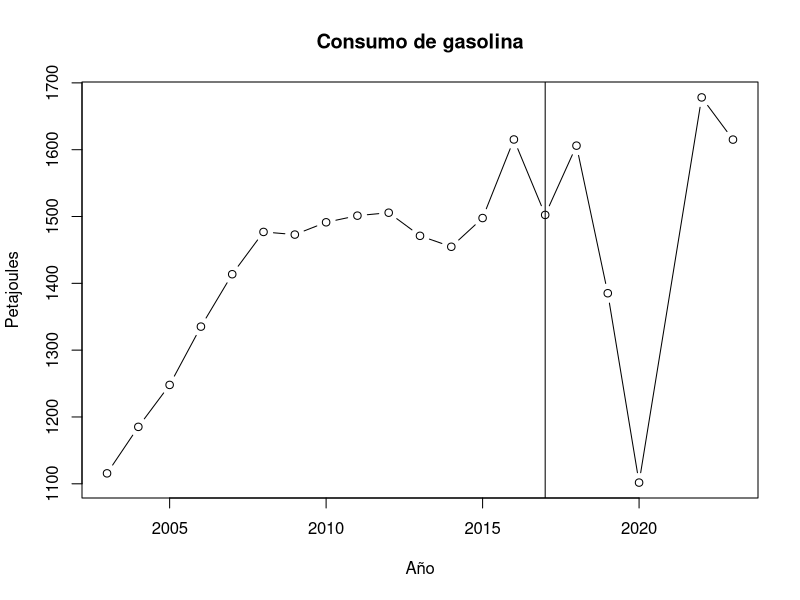
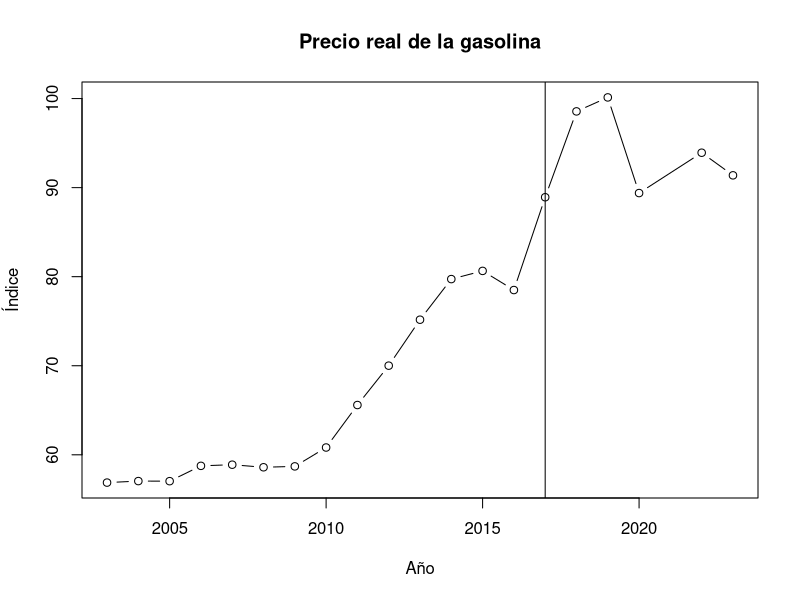
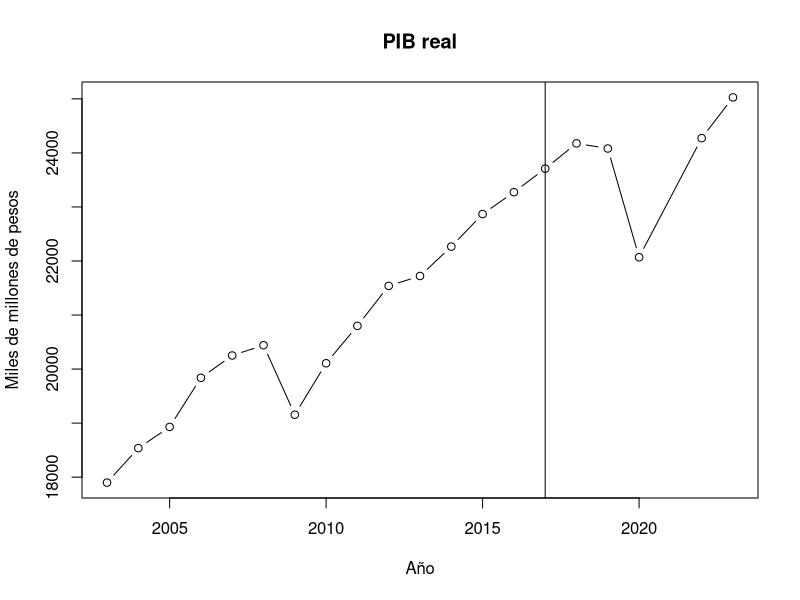
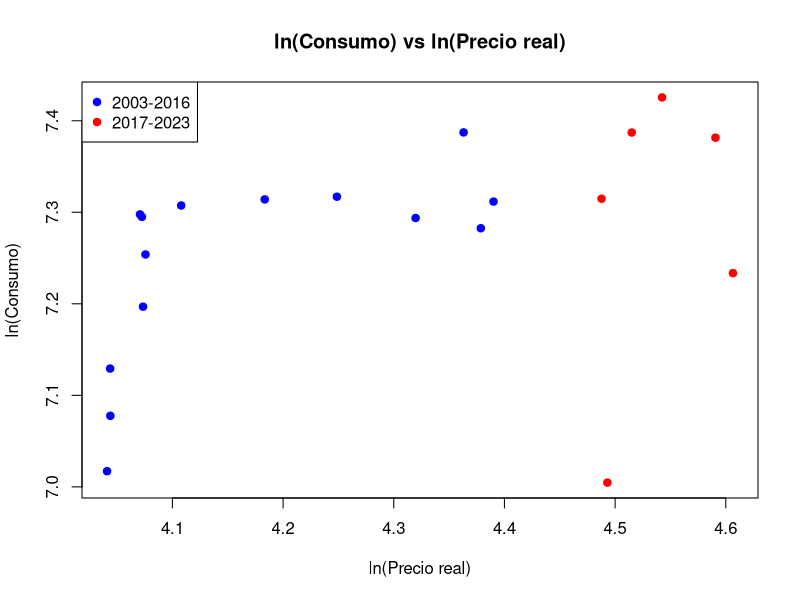
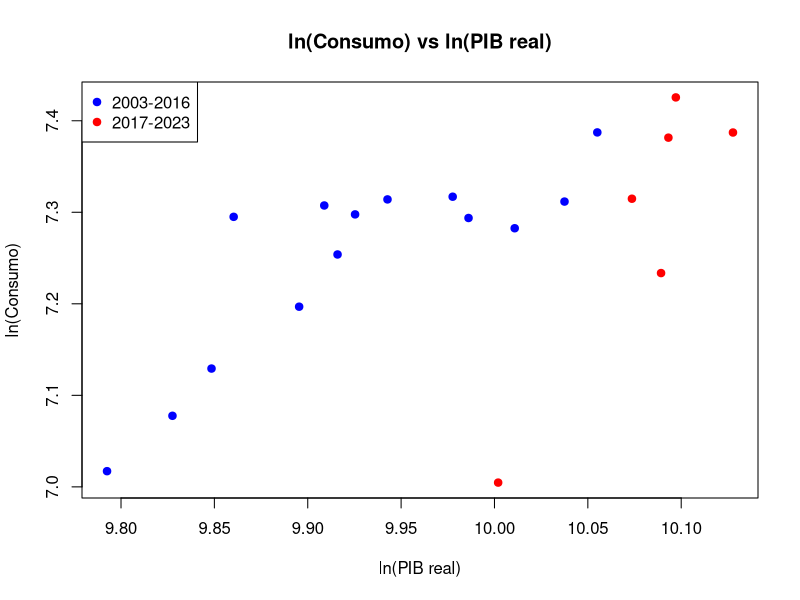

These charts were generated, in order, by the following R code:
## ---- chunk 1
library(readxl)
## ---- chunk 2
datos <- read_excel("DATOS_GASOLINA.xlsx", sheet = "datos_reales")
head(datos)
## ---- chunk 3
datos <- datos[datos$ano >= 2003 & datos$ano != 2021, ]
nrow(datos)
## ---- chunk 4
names(datos)
summary(datos)
## ---- chunk 5
plot(datos$ano, datos$consumo_gasolina_pj, type = "b",
     main = "Consumo de gasolina", xlab = "Año", ylab = "Petajoules")
abline(v = 2017)
## ---- chunk 6
plot(datos$ano, datos$precio_real_gasolina, type = "b",
     main = "Precio real de la gasolina", xlab = "Año", ylab = "Índice")
abline(v = 2017)
## ---- chunk 7
plot(datos$ano, datos$pib_real_mmdp, type = "b",
     main = "PIB real", xlab = "Año", ylab = "Miles de millones de pesos")
abline(v = 2017)
## ---- chunk 8
colores <- ifelse(datos$ano < 2017, "blue", "red")
## ---- chunk 9
plot(log(datos$precio_real_gasolina), log(datos$consumo_gasolina_pj),
     main = "ln(Consumo) vs ln(Precio real)", xlab = "ln(Precio real)", ylab = "ln(Consumo)",
     pch = 19, col = colores)
legend("topleft", legend = c("2003-2016", "2017-2023"), col = c("blue", "red"), pch = 19)
## ---- chunk 10
plot(log(datos$pib_real_mmdp), log(datos$consumo_gasolina_pj),
     main = "ln(Consumo) vs ln(PIB real)", xlab = "ln(PIB real)", ylab = "ln(Consumo)",
     pch = 19, col = colores)
legend("topleft", legend = c("2003-2016", "2017-2023"), col = c("blue", "red"), pch = 19)
## ---- chunk 11
datos$ln_consumo <- log(datos$consumo_gasolina_pj)
datos$ln_precio  <- log(datos$precio_real_gasolina)
datos$ln_pib     <- log(datos$pib_real_mmdp)
## ---- chunk 12
modelo_simple <- lm(ln_consumo ~ ln_precio, datos)
summary(modelo_simple)
## ---- chunk 13
modelo <- lm(ln_consumo ~ ln_precio + ln_pib, datos)
summary(modelo)
## ---- chunk 14
n <- nrow(datos)
k <- 3
gl <- n - k

t_tablas <- qt(0.975, gl)
t_tablas

F_tablas <- qf(0.95, k - 1, gl)
F_tablas
## ---- chunk 15
R2 <- summary(modelo)$r.squared
F_calc <- (R2 / (k - 1)) / ((1 - R2) / gl)
F_calc
## ---- chunk 16
confint(modelo, level = 0.95)
## ---- chunk 17
tabla <- summary(modelo)$coefficients
tabla
## ---- chunk 18
b2  <- tabla["ln_precio", "Estimate"]
ee2 <- tabla["ln_precio", "Std. Error"]

t_precio <- (b2 - (-1)) / ee2
t_precio
## ---- chunk 19
b3  <- tabla["ln_pib", "Estimate"]
ee3 <- tabla["ln_pib", "Std. Error"]

t_pib <- (b3 - 1) / ee3
t_pib
## ---- chunk 20
SCR_R <- sum(residuals(modelo)^2)
SCR_R
## ---- chunk 21
antes <- datos[datos$ano < 2017, ]
modelo_antes <- lm(ln_consumo ~ ln_precio + ln_pib, antes)
summary(modelo_antes)
## ---- chunk 22
SCR_1 <- sum(residuals(modelo_antes)^2)
SCR_1
## ---- chunk 23
despues <- datos[datos$ano >= 2017, ]
modelo_despues <- lm(ln_consumo ~ ln_precio + ln_pib, despues)
summary(modelo_despues)
## ---- chunk 24
SCR_2 <- sum(residuals(modelo_despues)^2)
SCR_2
## ---- chunk 25
SCR_NR <- SCR_1 + SCR_2
SCR_NR
## ---- chunk 26
n1 <- nrow(antes)
n2 <- nrow(despues)

F_chow <- ((SCR_R - SCR_NR) / k) / (SCR_NR / (n1 + n2 - 2 * k))
F_chow
## ---- chunk 27
F_critico <- qf(0.95, k, n1 + n2 - 2 * k)
F_critico
## ---- chunk 28
var1 <- SCR_1 / (n1 - k)
var2 <- SCR_2 / (n2 - k)

F_var <- var2 / var1
F_var
## ---- chunk 29
qf(0.95, n2 - k, n1 - k)
## ---- chunk 30
escenarios <- data.frame(
  ln_precio = log(c(91.38, 91.38 * 1.10)),
  ln_pib    = log(c(25027.2, 25027.2))
)
escenarios
## ---- chunk 31
pred_media <- predict(modelo, escenarios, interval = "confidence", level = 0.95)
pred_media
## ---- chunk 32
pred_individual <- predict(modelo, escenarios, interval = "prediction", level = 0.95)
pred_individual
## ---- chunk 33
exp(pred_media)
exp(pred_individual)
## ---- chunk 34
library(knitr)
## ---- chunk 35
fuentes <- read_excel("DATOS_GASOLINA.xlsx", sheet = "fuentes")

tabla1 <- data.frame(
  Variable = c("Consumo de gasolina", "Precio real de la gasolina", "PIB real"),
  Unidad = c("Petajoules", "Índice (2018 = 100)", "Miles de millones de pesos"),
  Fuente = c(fuentes$fuente[1], "INEGI, INPC (gasolina de bajo octanaje / índice general)", fuentes$fuente[4])
)
kable(tabla1, caption = "Tabla 1. Variables y fuentes")
## ---- chunk 36
tabla2 <- data.frame(
  Variable = c("Consumo de gasolina (PJ)", "Precio real de la gasolina", "PIB real (miles de millones)"),
  Media = c(mean(datos$consumo_gasolina_pj), mean(datos$precio_real_gasolina), mean(datos$pib_real_mmdp)),
  Desv_estandar = c(sd(datos$consumo_gasolina_pj), sd(datos$precio_real_gasolina), sd(datos$pib_real_mmdp)),
  Minimo = c(min(datos$consumo_gasolina_pj), min(datos$precio_real_gasolina), min(datos$pib_real_mmdp)),
  Maximo = c(max(datos$consumo_gasolina_pj), max(datos$precio_real_gasolina), max(datos$pib_real_mmdp))
)
kable(tabla2, digits = 2, caption = "Tabla 2. Estadística descriptiva (2003-2023 sin 2021, n = 20)")
## ---- chunk 37
ic <- confint(modelo, level = 0.95)

tabla3 <- data.frame(
  Variable = c("Constante", "ln(Precio real)", "ln(PIB real)"),
  Coeficiente = tabla[, "Estimate"],
  Error_estandar = tabla[, "Std. Error"],
  t = tabla[, "t value"],
  p_valor = formatC(tabla[, "Pr(>|t|)"], format = "f", digits = 5),
  IC_inferior = ic[, 1],
  IC_superior = ic[, 2],
  row.names = NULL
)
kable(tabla3, digits = 4, caption = "Tabla 3. Estimación por MCO de la demanda de gasolina")
## ---- chunk 38
tabla4 <- data.frame(
  Indicador = c("R²", "R² ajustado", "Estadístico F", "p-valor de F", "Observaciones (n)", "Grados de libertad"),
  Valor = as.character(c(round(summary(modelo)$r.squared, 4),
                         round(summary(modelo)$adj.r.squared, 4),
                         round(F_calc, 2),
                         signif(pf(F_calc, k - 1, gl, lower.tail = FALSE), 3),
                         n,
                         gl))
)
kable(tabla4, caption = "Tabla 4. Bondad de ajuste del modelo")
## ---- chunk 39
simple <- summary(modelo_simple)$coefficients

tabla5 <- data.frame(
  Modelo = c("Simple (solo precio)", "Múltiple (precio y PIB)"),
  Elasticidad_precio = c(simple["ln_precio", "Estimate"], tabla["ln_precio", "Estimate"]),
  p_valor = c(simple["ln_precio", "Pr(>|t|)"], tabla["ln_precio", "Pr(>|t|)"]),
  R2_ajustado = c(summary(modelo_simple)$adj.r.squared, summary(modelo)$adj.r.squared)
)
kable(tabla5, digits = 4, caption = "Tabla 5. Efecto de incluir el PIB en el modelo")
## ---- chunk 40
estadistico <- c(F_calc, t_precio, t_pib, F_chow, F_var)
critico <- c(F_tablas, t_tablas, t_tablas, F_critico, qf(0.95, n2 - k, n1 - k))

tabla6 <- data.frame(
  Prueba = c("Significancia global (F)", "Elasticidad precio unitaria (t)", "Elasticidad ingreso unitaria (t)",
             "Cambio estructural en 2017 (Chow)", "Varianzas iguales entre periodos (F)"),
  H0 = c("β2 = β3 = 0", "β2 = -1", "β3 = 1", "Sin cambio estructural", "σ1² = σ2²"),
  Estadistico = estadistico,
  Valor_critico = critico,
  Decision = ifelse(abs(estadistico) > critico, "Se rechaza H0", "No se rechaza H0")
)
kable(tabla6, digits = 3, caption = "Tabla 6. Pruebas de hipótesis (5% de significancia)")
## ---- chunk 41
antes_coef   <- summary(modelo_antes)$coefficients
despues_coef <- summary(modelo_despues)$coefficients

tabla7 <- data.frame(
  Periodo = c("2003-2016", "2017-2023"),
  n = c(n1, n2),
  Elasticidad_precio = c(antes_coef["ln_precio", "Estimate"], despues_coef["ln_precio", "Estimate"]),
  p_precio = c(antes_coef["ln_precio", "Pr(>|t|)"], despues_coef["ln_precio", "Pr(>|t|)"]),
  Elasticidad_ingreso = c(antes_coef["ln_pib", "Estimate"], despues_coef["ln_pib", "Estimate"]),
  p_ingreso = c(antes_coef["ln_pib", "Pr(>|t|)"], despues_coef["ln_pib", "Pr(>|t|)"]),
  R2 = c(summary(modelo_antes)$r.squared, summary(modelo_despues)$r.squared),
  SCR = c(SCR_1, SCR_2)
)
kable(tabla7, digits = 4, caption = "Tabla 7. Estimación por periodo (prueba de Chow)")
## ---- chunk 42
media <- exp(pred_media)
individual <- exp(pred_individual)

tabla8 <- data.frame(
  Escenario = c("Condiciones de 2023", "Precio real 10% más alto"),
  Precio_real = c(91.38, 91.38 * 1.10),
  PIB_real = c(25027.2, 25027.2),
  Prediccion_PJ = media[, "fit"],
  Media_inferior = media[, "lwr"],
  Media_superior = media[, "upr"],
  Individual_inferior = individual[, "lwr"],
  Individual_superior = individual[, "upr"]
)
kable(tabla8, digits = 1, caption = "Tabla 8. Consumo de gasolina predicho (petajoules, intervalos al 95%)")
